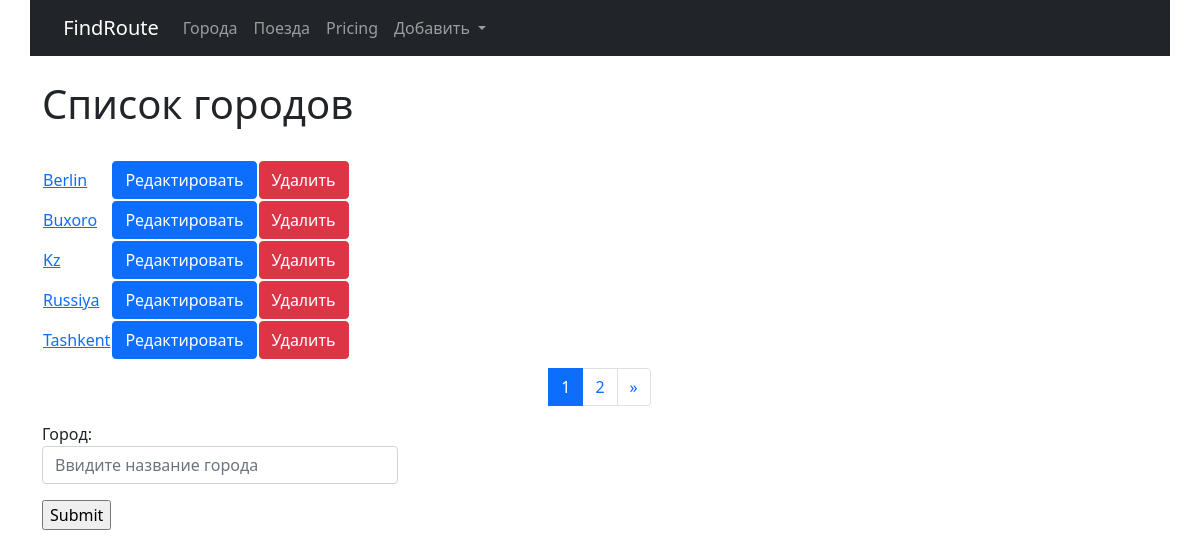
Screenshot of /cities/ with the database file from the repository.
### cities/models.py (models this page shows, shortened)
class City(models.Model):
    name = models.CharField(max_length=80, unique=True, verbose_name = 'Город')
    class Meta:
        verbose_name_plural = 'Города'
        ordering = ['name']

### cities/views.py (the view)
# urls.py: path('', CityListView.as_view(), name='home'),
class CityListView(ListView):
    paginate_by = 5
    model = City
    template_name = 'cities/home.html'
    def get_context_data(self, **kwargs):
        context = super().get_context_data(**kwargs)
        form = CityForm()
        context['form'] = form
        return context

### cities/forms.py
class CityForm(forms.ModelForm):
    name = forms.CharField(label='Город', widget=forms.TextInput(attrs={
        'class': 'form-control',
        'placeholder': 'Ввидите название города'
                                                         }))
    class Meta:
        model = City
        fields = ('name',)

### cities/templates/cities/home.html (shortened to what this page needs)
{% extends 'base.html' %}
{% block content %}
<h1>Список городов</h1>
<div class="row">
    <div class="col-md-8 my-2">
        <table class="table-striped">
        {% for object in page_obj %}
            <tr>
                <td>
                    <a href="{% url 'cities:detail' pk=object.pk %}">{{object.name}}</a>
                </td>
                <td>
                    <a href="{% url 'cities:update' pk=object.pk %}">
                       <button type="submit" class="btn btn-primary">Редактировать</button>
                    </a>
                </td>
                <td>
                    <a href="{% url 'cities:delete' pk=object.pk %}">
                       <button type="submit" class="btn btn-danger">Удалить</button>
                    </a>
                </td>
            </tr>
        {% endfor %}
        </table>
    </div>
</div>
<nav aria-label="Page navigation example">
  <ul class="pagination justify-content-center">
      {% for page in page_obj.paginator.page_range %}
            <li class="page-item {% if page == page_obj.number %} active {% endif %} ">
                <a class="page-link" href="?page={{page}}">
                    {{ page }}
                </a>
            </li>
      {% endfor %}
    <li class="page-item">
        {% if page_obj.has_next %}
      <a class="page-link" href="?page={{ page_obj.paginator.num_pages }}" aria-label="Next" >
        <span aria-hidden="true">&raquo;</span>
      </a>
        {% endif %}
    </li>
  </ul>
</nav>
<div class="row">
    <div class="col-md-4">
        <form action="{% url 'cities:create' %}" method="post"> {% csrf_token %}
    {{form.as_p}}
    <input type="submit" value="Submit">
</form>
    </div>
</div>
{% endblock %}

### rows the page displays
City: name "Berlin"
City: name "Buxoro"
City: name "Kz"
City: name "Russiya"
City: name "Tashkent"

### other values shown
{{ page }} "1" "2"
